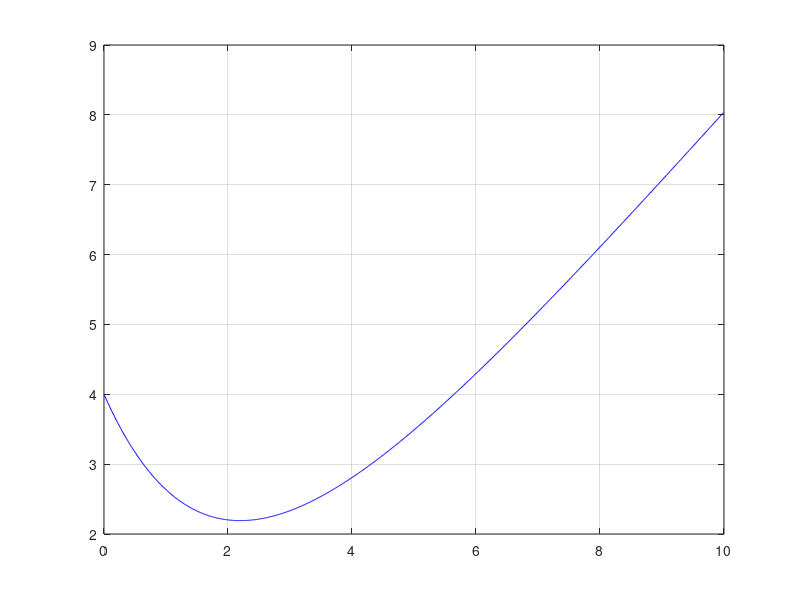

This figure's MATLAB source:


function euler_atras
    # implícito
	t0=0;
	y0=4;
	dt=0.01;
	NDt=1000;

	f = @(t,y) (t/2 - y/2);

	t=zeros(NDt,1);
	y=zeros(NDt,1);

	t(1)=t0;
	y(1)=y0;
	for m=1:NDt - 1
		k = dt * f(t(m), y(m));
		t(m + 1) = t(m) + dt;
		y(m + 1) = y(m) + k;
		% fprintf("m:%d ; t=%f ; y=%f ; k1=%f \n",m,t(m),y(m),k);
	end

	figure(1)
	plot(t,y(:,1),'b')
	grid on

endfunction
